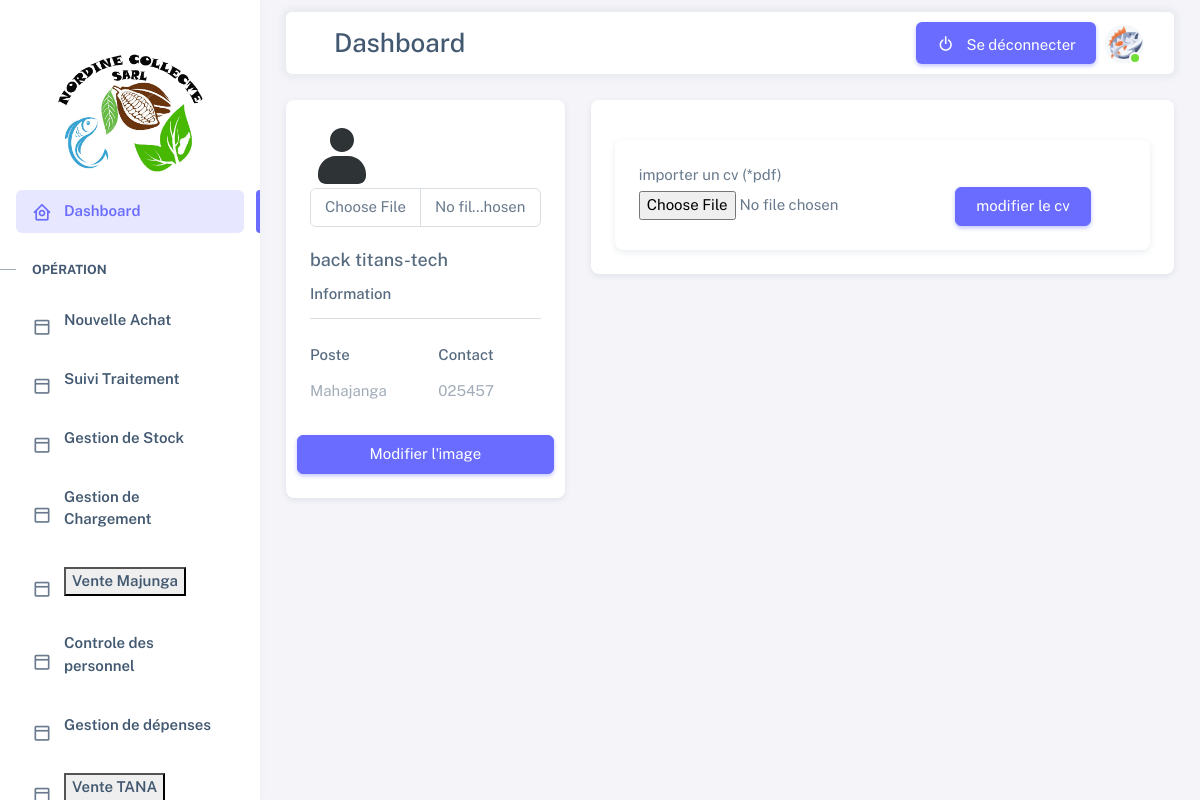
The page /personnel/profil.php?id=2 on the database its author committed.
### tables this page shows
CREATE TABLE `personnel` (
  `id` int(11) NOT NULL,
  `nom` varchar(255) NOT NULL,
  `contact` varchar(255) NOT NULL,
  `poste` varchar(255) NOT NULL
);

### personnel/profil.php (the view, shortened to what this page needs)
<?php
require('../db.php');
$id = $_GET['id'];
$per = "SELECT * FROM personnel WHERE id=$id";
$stmt_per = $db->prepare($per);
$stmt_per->execute();
$fetch = $stmt_per->fetch();
$select_cv = $db->prepare("SELECT * FROM cv WHERE id=$id");
$select_cv->execute();
$fetch_cv = $select_cv->fetch();
$cv = $fetch_cv["cv"];
?>
<!DOCTYPE html>
<html lang="en" class="light-style layout-menu-fixed" dir="ltr" data-theme="theme-default" data-assets-path="../assets/" data-template="vertical-menu-template-free">
<head>
  <link rel="stylesheet" href="../assets/vendor/fonts/boxicons.css" />
  <link rel="stylesheet" href="../assets/vendor/css/core.css" class="template-customizer-core-css" />
  <link rel="stylesheet" href="../assets/vendor/css/theme-default.css" class="template-customizer-theme-css" />
  <link rel="stylesheet" href="../assets/css/demo.css" />
  <link rel="stylesheet" href="../assets/vendor/libs/perfect-scrollbar/perfect-scrollbar.css" />
</head>
<body>
  <div class="layout-wrapper layout-content-navbar">
    <div class="layout-container">
      <?php require('../nav/menu.php'); ?>
      <div class="layout-page">
        <?php require('../nav/header.php') ?>
        <div class="content-wrapper">
          <div class="container-xxl flex-grow-1 container-p-y">
            <div class="row">
              <div class="col-md-12">
                <div class="row">
                  <div class="col-md-4 col-4 mb-md-0 mb-4">
                    <div class="card">
                      <div class="card-body">
                        <form action="insert_img.php" method="post" enctype="multipart/form-data">
                          <input type="file" id="mypdp" name="image" class="form-control" title="Choisir une autre image">
                          <br>
                          <h5><?= $fetch['nom'] ?></h5>
                          <h6>Information</h6>
                          <hr class="mt-0 mb-4">
                          <div class="row pt-1">
                            <div class="col-6 mb-3">
                              <h6>Poste</h6>
                              <p class="text-muted"><?= $fetch['poste'] ?></p>
                            </div>
                            <div class="col-6 mb-3">
                              <h6>Contact</h6>
                              <p class="text-muted"><?= $fetch['contact'] ?></p>
                            </div>
                            <input type="submit" name="submit" value="Modifier l'image" class="btn btn-primary">
                          </div>
                        </form>
                      </div>
                    </div>
                  </div>
                  <div class="col-md-8 col-12">
                    <div class="card">
                      <div class="card-body">
                        <div class="card">
                          <form action="insert_cv.php" method="post" enctype="multipart/form-data">
                            <div class="card-body">
                              <div>
                                <?php
                                if (!empty($cv)) {
                                  echo "<iframe src='$cv' width='100%' height='600'></iframe>";
                                } else {
                                  echo "importer un cv (*pdf)";
                                }
                                ?>
                              </div>
                              <input type="file" id="mypdp" name="fichier" class="" accept="application/pdf" title="Choisir un autre image">
                              <input type="submit" value="modifier le cv" class="btn btn-primary">
                            </div>
                          </form>
                        </div>
                      </div>
                    </div>
                  </div>
                </div>
              </div>
            </div>
          </div>
        </div>
      </div>
    </div>
  </div>
</body>
</html>

### rows shown on the page
personnel: nom "back titans-tech", poste "Mahajanga", contact "025457"

### other values the page prints
$title "Dashboard"
